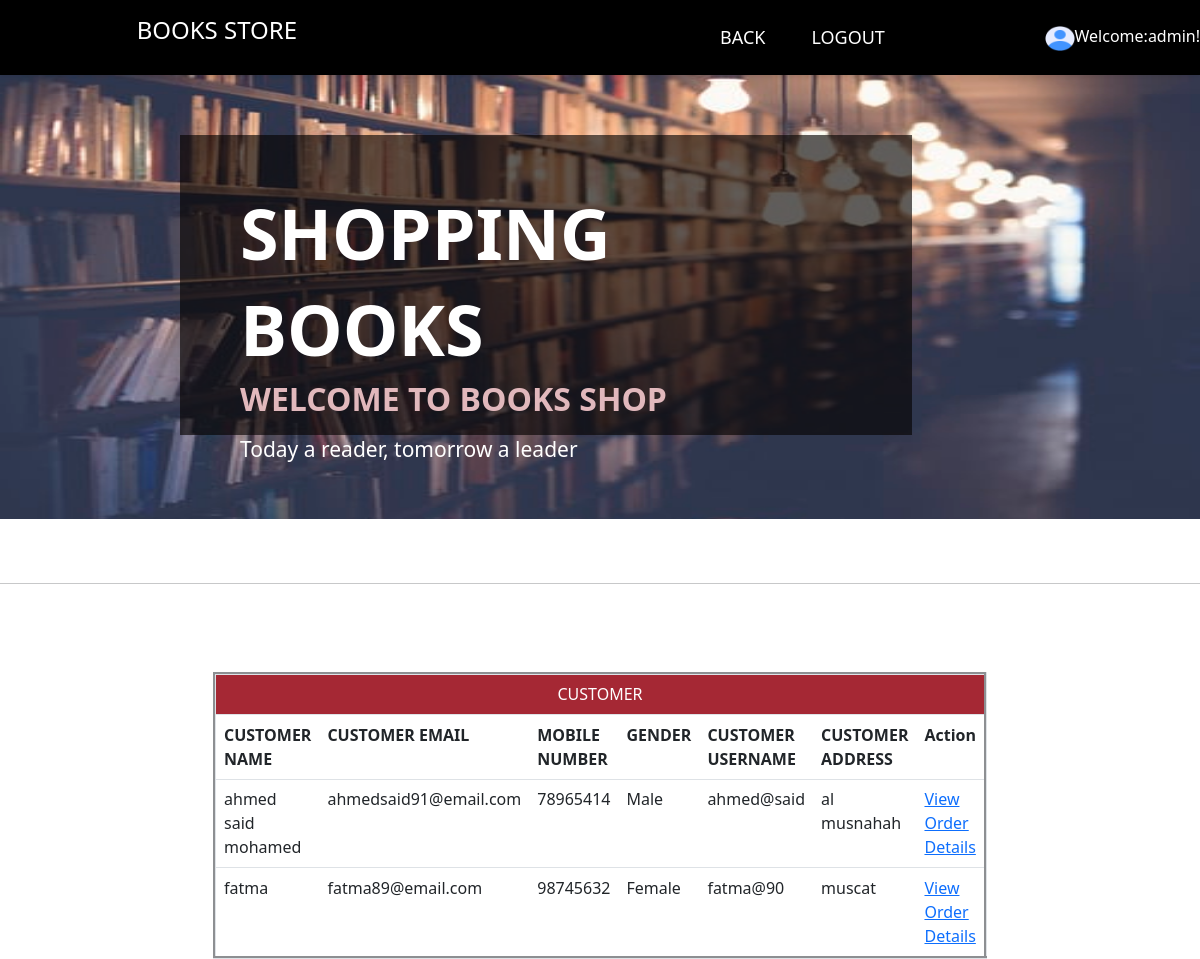
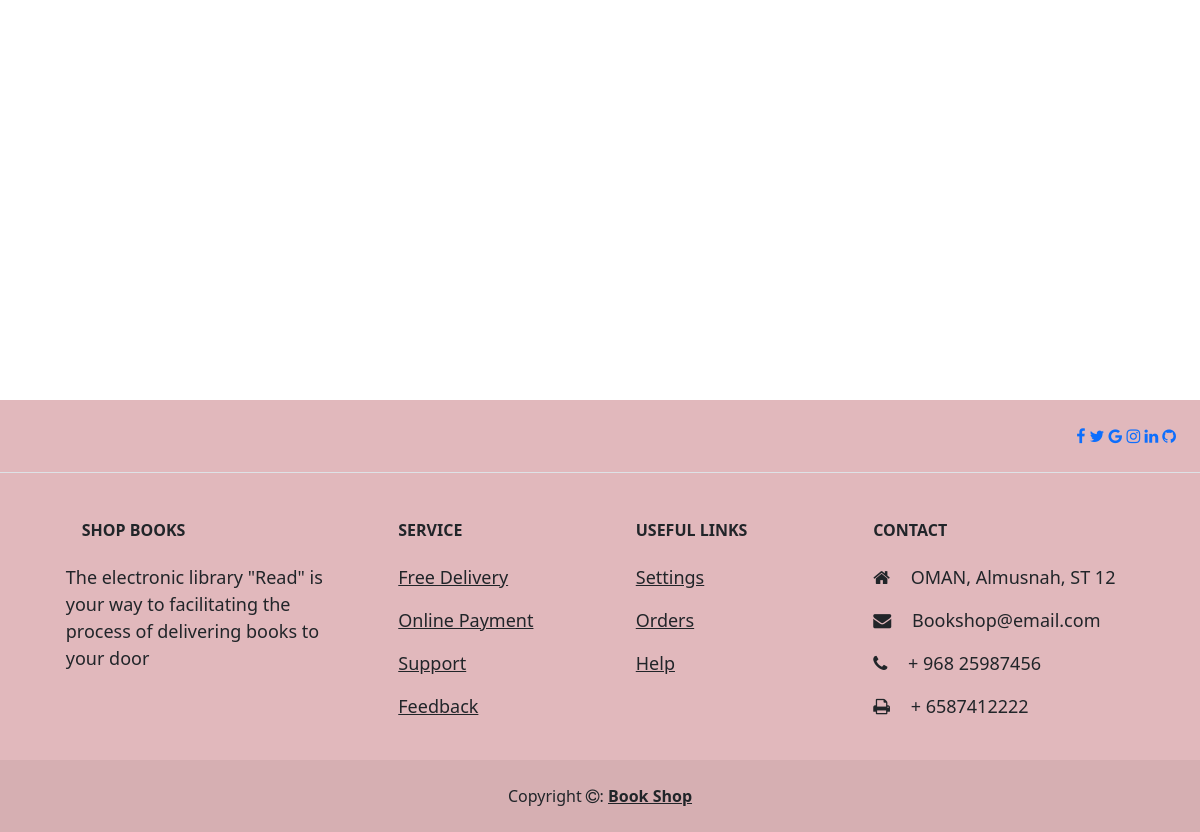
/Viewcustomer.php (signed in), run on the app's committed database (2 pictures, top to bottom).
### tables this page shows
CREATE TABLE IF NOT EXISTS `tbcustomer` (
  `cid` int(8) NOT NULL AUTO_INCREMENT,
  `cname` varchar(75) NOT NULL,
  `cusername` varchar(30) NOT NULL,
  `cemail` varchar(50) NOT NULL,
  `cphone` int(8) NOT NULL,
  `cgender` varchar(6) NOT NULL,
  `caddress` varchar(50) NOT NULL,
  `cseq` text NOT NULL,
  `cans` varchar(75) NOT NULL,
  `cpassword` varchar(8) NOT NULL,
  `repassword` varchar(8) NOT NULL,
  `brithdate` date NOT NULL,
  PRIMARY KEY (`cid`)
);

### Viewcustomer.php (the view, shortened to what this page needs)
<!DOCTYPE html PUBLIC "-//W3C//DTD XHTML 1.0 Transitional//EN" "http://www.w3.org/TR/xhtml1/DTD/xhtml1-transitional.dtd">
<html xmlns="http://www.w3.org/1999/xhtml">
<head>
<link rel="stylesheet" href="https://cdnjs.cloudflare.com/ajax/libs/font-awesome/4.7.0/css/font-awesome.min.css">
<link href="style.css" rel="stylesheet" type="text/css">
<link href="bootstrap-5.1.0-dist/bootstrap-icons/bootstrap-icons.css" rel="stylesheet">
  <link href="bootstrap-5.1.0-dist/glightbox/css/glightbox.min.css" rel="stylesheet">
<link href="bootstrap-5.1.0-dist/css/bootstrap.css" rel="stylesheet" type="text/css">
<link href="https://cdnjs.cloudflare.com/ajax/libs/font-awesome/4.7.0/css/font-awesome.min.css" rel="stylesheet">
</head>
<body>
 <nav class="navbar navbar-expand-lg navbar-black bg-black py-3 shadow-sm bg-transparent-black fixed-top"> <a href="#" class="navbar-brand font-weight-bold d-block d-lg-none"></a>
    <div id="navbarContent" class="collapse navbar-collapse">
        <ul class="navbar-nav mx-auto">
          <h4 class="logo" style="color: #FFFFFF">BOOKS STORE</h4>
            <li class="nav-item dropdown megamenu">
		<a id="megamneu" href="AdminHomepage.php" data-toggle="dropdown" aria-haspopup="true" aria-expanded="false" class="nav-link  font-weight-bold text-uppercase ">BACK</a></li>
		<li class="nav-item"><a href="logout.php" class="nav-link font-weight-bold text-uppercase">LOGOUT</a></li>
         </ul>
      <div><img src="image/profile-user.png" height="25px" width="30px"><span class="auto-style3"><span class="text-white">Welcome:<?php
			$username= $_SESSION['txtuser'];
	include ("connect.php");
	$qryname = "select * from  tbadmin where username='$username' ";
	$result = mysqli_query($con,$qryname);
	while($rows = mysqli_fetch_assoc($result))
	{ $namee=$rows['aname'];
}
	echo $namee. "!";
	?>
	</span><span class="auto-style1"></img></span></span></div>
</nav>
                <div class="carousel-inner" style="left: 0px; top: 0px; height: 519px">
               <div class="carousel-item active">
                  <img class="d-block w-100" src="image/download.jpg" alt="slider_img" height="543">
                  <div class="ovarlay_slide_cont" style="left: 0; top: 135px; height: 300px; width: 61%">
                     <h2>SHOPPING BOOKS</h2>
                     <h4>WELCOME TO  BOOKS SHOP</h4>
                     <p>Today a reader, tomorrow a leader</p>
                  </div>
               </div>
                </div>
                <br/>
                <br/>
                <hr><br>
     <form   method="post" id="form2"   name="form2"  onsubmit="return validate(this);"  enctype="multipart/form-data"  action="customerpage.php">
				 <span class="auto-style2">
<?php
if(isset($_GET['page']))
    {
        $page = $_GET['page'];
    }
    else
    {
        $page = 1;
    }
    $num_per_page = 6;
    $start_from = ($page-1)*03;
    include('connect.php');
$q="select * from  tbcustomer  order by cname LIMIT  $start_from,$num_per_page";
$r=mysqli_query($con,$q);
$num=mysqli_num_rows($r);
	if ($num > 0){
echo "<br>";
		echo "<table  id='productSizes' class='table' border='3'  style='width:60%;' align=center  cellspacing=2>";
	echo "<tr>";
	echo "<br>";
	echo "<tr bgcolor='#A52834'> ";
		echo "<td   width=100 align=center  colspan=9><font color='#ffffff'> CUSTOMER</font></td>";
	echo"</tr>";
echo"<th >  CUSTOMER NAME";
echo"<th > CUSTOMER EMAIL";
echo"<th>  MOBILE NUMBER";
echo"<th> GENDER";
echo"<th > CUSTOMER USERNAME";
echo"<th> CUSTOMER ADDRESS";
echo"<th colspan ='1' > Action";
echo"<tr>";
while($row = mysqli_fetch_assoc($r)) {
$cname=$row["cname"];
$email=$row["cemail"];
$phone=$row["cphone"];
$cgender=$row["cgender"];
$cusernamerc=$row["cusername"];
$caddress=$row["caddress"];
$cid=$row["cid"];
echo"<tr >";
echo"<td >$cname";
echo"<td >$email";
echo"<td >$phone";
echo"<td >$cgender";
echo"<td >$cusernamerc";
echo"<td >$caddress";
echo"<td ><a href='customerOrder.php?cusername=$cusernamerc&&cid=$cid'>View Order Details</a>";
echo"</tr>";
}
echo"</table><br>";
}
else{
	echo "<center>No Customer Yet! <br>";
	echo "Click <a href='AdminHomepage.php'>here</a> To Back !</a></center>";
}
?>
	</span>
		<br />
		<br />
		<br />
		<br />
		<br />
		<br />
   </form>
   <br />
  <br><br><br><br><br>
 <br />
 <br />
 <br />
<footer class="auto-style7">
  <section
    class="d-flex justify-content-center justify-content-lg-between p-4 border-bottom bg-"
       >
    <div>
     <a href="https://ar-ar.facebook.com"><i class="fa fa-facebook"></i></a>
       <a href="https://twitter.com/"> <i class="fa fa-twitter"></i></a>
       <a href="https://google.com/"> <i class="fa fa-google"></i></a>
       <a href="https://instagram.com/"> <i class="fa fa-instagram"></i></a>
       <a href="https://linkedin.com/"> <i class="fa fa-linkedin"></i></a>
       <a href="https://github.com/"> <i class="fa fa-github"></i></a>
    </div>
  </section>
  <section class="">
    <div class="container text-center text-md-start mt-5">
      <div class="row mt-3">
        <div class="col-md-3 col-lg-4 col-xl-3 mx-auto mb-4">
          <h6 class="text-uppercase fw-bold mb-4">
            <i class="fas fa-gem me-3"></i>SHOP BOOKS
          </h6>
          <p>The electronic library "Read" is your way to facilitating the process of delivering books to your door
          </p>
        </div>
        <div class="col-md-2 col-lg-2 col-xl-2 mx-auto mb-4">
          <h6 class="text-uppercase fw-bold mb-4">
           SERVICE
          </h6>
          <p>
            <a href="#!" class="text-reset">Free Delivery</a>
          </p>
          <p>
            <a href="#!" class="text-reset">Online Payment</a>
          </p>
          <p>
            <a href="#!" class="text-reset">Support</a>
          </p>
          <p>
            <a href="#!" class="text-reset">Feedback</a>
          </p>
        </div>
        <div class="col-md-3 col-lg-2 col-xl-2 mx-auto mb-4">
          <h6 class="text-uppercase fw-bold mb-4">
            Useful links
          </h6>
             <p>
            <a href="#!" class="text-reset">Settings</a>
          </p>
          <p>
            <a href="#!" class="text-reset">Orders</a>
          </p>
          <p>
            <a href="#!" class="text-reset">Help</a>
          </p>
        </div>
        <div class="col-md-4 col-lg-3 col-xl-3 mx-auto mb-md-0 mb-4">
          <h6 class="text-uppercase fw-bold mb-4">
            Contact
          </h6>
          <p><i class="fa fa-home me-3"></i> OMAN, Almusnah, ST 12</p>
          <p>
            <i class="fa fa-envelope me-3"></i>
            Bookshop@email.com
          </p>
          <p><i class="fa fa-phone me-3"></i> + 968 25987456</p>
          <p><i class="fa fa-print me-3"></i> + 6587412222</p>
        </div>
      </div>
    </div>
  </section>
  <div class="text-center p-4" style="background-color: rgba(0, 0, 0, 0.05);">
    Copyright <i class="fa fa-copyright"></i>:
    <a class="text-reset fw-bold" href="https://mdbootstrap.com/">Book Shop</a>
  </div>
</footer>
     </body>
</html>

### style.css (style rules this page uses)
.logo { margin-right: 400px; font-family: 'Crimson Text', serif, font-size -2px; color: ; }
* { box-sizing: border-box; }
nav.navbar a, nav.navbar ul li a { color: #FFF !important; }
nav.navbar ul li { padding: 0 15px; position: relative; }
.navbar-nav li a { font-size: 18px; font-weight: 300; }
p { font-size: 18px; font-weight: 300; }
.ovarlay_slide_cont { background: rgba(5,3,0,0.63); position: absolute; width: 60%; margin: 0 15%; z-index: 1111111111; top: 135px; left: 0; padding: 50px 60px 70px; }
.ovarlay_slide_cont h2 { color: #fff; text-transform: uppercase; font-size: 70px; font-weight: 700; line-height: normal; margin: 0; }
.ovarlay_slide_cont h4 { color: #E1B8BC; font-size: 32px; text-transform: uppercase; font-weight: 700; margin: 0 0 15px 0; line-height: normal; }
.ovarlay_slide_cont p { color: #fff; font-weight: 300; margin: 0 0 30px 0; font-size: 21px; padding: 0 75px 0 0; line-height: 28px; }

### Viewcustomer.php (style rules this page uses)
.auto-style7 { background-color: #E1B8BC; }

### data on the page
tbcustomer: cname "ahmed said mohamed", cemail "ahmedsaid91@email.com", cphone "78965414", cgender "Male", cusername "ahmed@said", caddress "al musnahah"
tbcustomer: cname "fatma", cemail "fatma89@email.com", cphone "98745632", cgender "Female", cusername "fatma@90", caddress "muscat"

### other printed values
$namee "admin"
